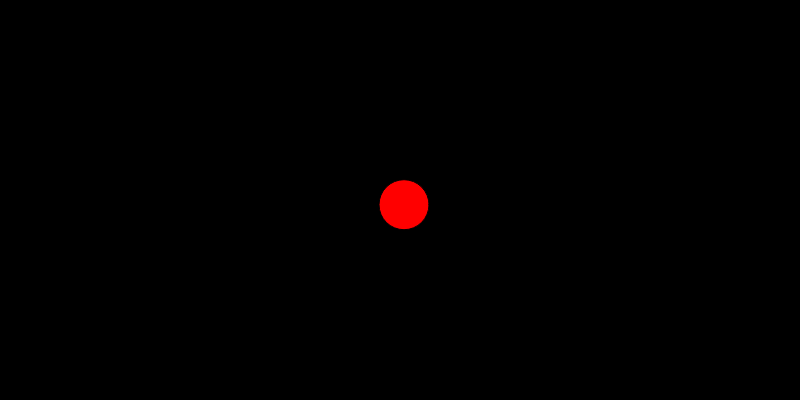
Frame 1 (no input)
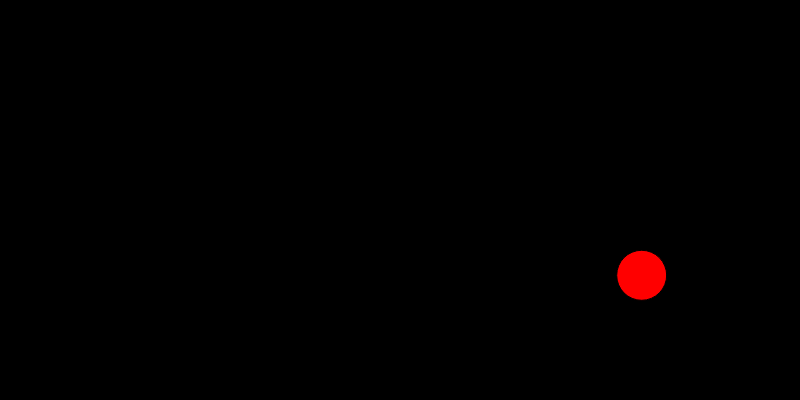
Frame 60 (no input)
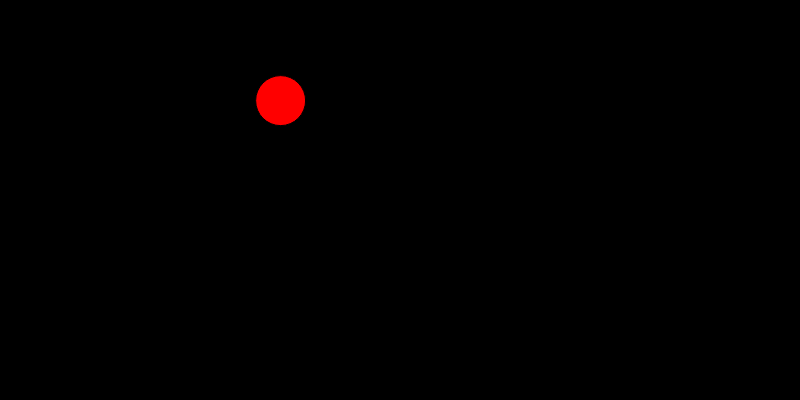
Frame 120 (the mouse pressed at the canvas centre since frame 60)

The p5.js sketch that drew these frames (run headless with seeded random() and noise() and a simulated clock; from frame 60 on, the mouse is pressed at the canvas centre):

// p5.js sketch
// ── sketch.js
class Bola {
    constructor() {
        this.r = 25;
        this.reset();
    }

    reset() {
        this.x = width / 2;
        this.y = height / 2;
        this.vx = Math.random() * 10 - 5;
        this.vy = Math.random() * 10 - 5;
    }
    
    update() {
        this.x += this.vx;
        this.y += this.vy;
        if (this.x < this.r || this.x > width - this.r) {
            this.reset();
        }
        if (this.y < this.r || this.y > height - this.r) {
            this.vy *= -1;
        }
    }
    
    desenha() {
        fill(color(255, 0, 0))
        ellipse(this.x, this.y, this.r * 2, this.r * 2);
    }
}

let bola;

function setup() {
    createCanvas(800, 400);
    bola = new Bola();
}

function draw() {
    background(color(0, 0, 0));
    bola.update();
    bola.desenha();
}
